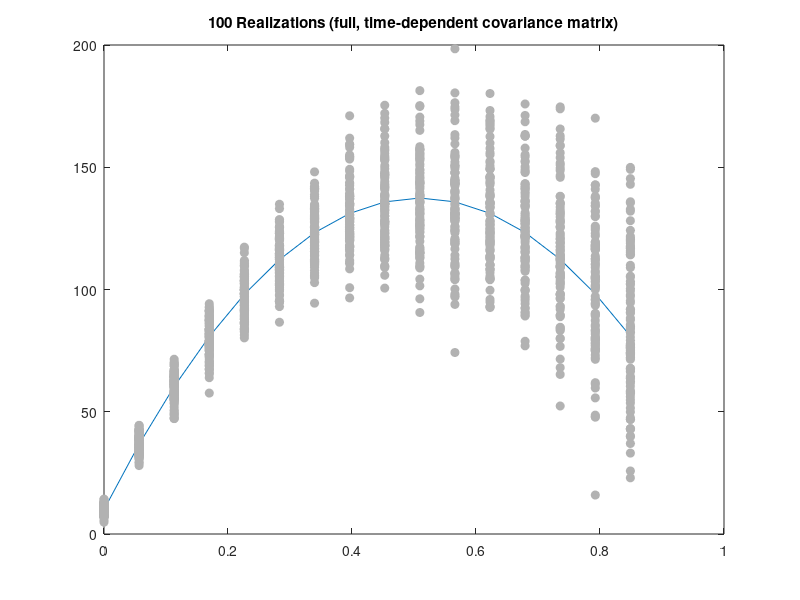

MATLAB code to generate this figure: (Note: this script raises an error after producing the figure.)
clear; clf;

N = 16;
unit_time = 0.0566;
t = 0 : unit_time : (N - 1)*unit_time; %seconds
m_true = [10; 500; -981];  % made up truth

G = [ones(N,1) t' 0.5*t'.^2]; % design matrix
y_true = G * m_true;

% noise grows over time
sigma_t = 2 + 2 * (0:N-1)';
Sigma_base = toeplitz(0.8.^(0:N-1));
Sigma = diag(sigma_t) * Sigma_base * diag(sigma_t);

%this is a weighted least squares
plot(t, y_true)
hold on
for i = 1:100
y_noisy = mvnrnd(y_true, Sigma)';
plot(t, y_noisy, 'o', "MarkerFaceColor", [0.7 0.7 0.7], "MarkerEdgeColor", [0.7 0.7 0.7])
end
hold on
title("100 Realizations (full, time-dependent covariance matrix)")
hh=errorxy(t,y_true,[],sqrt(diag(Sigma))); %one standard deviation
legend(hh, "1 standard deviation")
hold off

figure;
imagesc(Sigma);
title("Covariance matrix")
colorbar

m_est = G \ y_noisy;

residual = y_noisy - G * m_est;
G_g = inv(G'*inv(Sigma)*G) * G' * inv(Sigma);
Cov_m = G_g * Sigma * G_g';

% %plot residuals
% figure;
% hold on
% plot(t, residual)
% hold off
